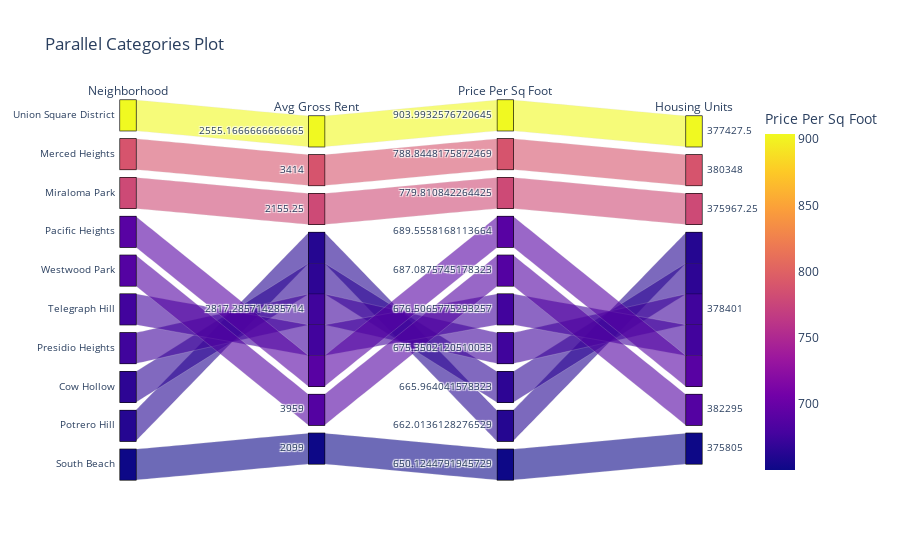

The cell this chart's notebook holds for it:
### Markdown cell above
### Create a parallel coordinates plot and parallel categories plot of most expensive neighborhoods in San Francisco per year

### Code cell
# Parallel Categories Plot

px.parallel_categories(
    sfo_most_expensive_sqr_foot,
        dimensions=["neighborhood", "gross_rent", "sale_price_sqr_foot", "housing_units"],
        labels={"neighborhood":"Neighborhood", "sale_price_sqr_foot":"Price Per Sq Foot", "housing_units":"Housing Units", "gross_rent":"Avg Gross Rent"},
        title="Parallel Categories Plot",
        color="sale_price_sqr_foot",
    )

### Figure 1 — Plotly figure (JSON) as saved in the notebook; plotly's stock layout.template omitted (floating-point values rounded to 4 significant figures)
{"data": [{"dimensions": [{"label": "Neighborhood", "values": ["Union Square District", "Merced Heights", "Miraloma Park", "Pacific Heights", "Westwood Park", "Telegraph Hill", "Presidio Heights", "Cow Hollow", "Potrero Hill", "South Beach"]}, {"label": "Avg Gross Rent", "values": [2555.0, 3414, 2155.0, 2817.0, 3959, 2817.0, 2817.0, 2817.0, 2817.0, 2099]}, {"label": "Price Per Sq Foot", "values": [904.0, 788.8, 779.8, 689.6, 687.1, 676.5, 675.4, 666.0, 662.0, 650.1]}, {"label": "Housing Units", "values": [377400.0, 380348, 376000.0, 378401, 382295, 378401, 378401, 378401, 378401, 375805]}], "domain": {"x": [0, 1], "y": [0, 1]}, "line": {"color": [904.0, 788.8, 779.8, 689.6, 687.1, 676.5, 675.4, 666.0, 662.0, 650.1], "coloraxis": "coloraxis"}, "name": "", "type": "parcats"}], "layout": {"autosize": true, "coloraxis": {"colorbar": {"title": {"text": "Price Per Sq Foot"}}, "colorscale": [[0, "#0d0887"], [0.1111, "#46039f"], [0.2222, "#7201a8"], [0.3333, "#9c179e"], [0.4444, "#bd3786"], [0.5556, "#d8576b"], [0.6667, "#ed7953"], [0.7778, "#fb9f3a"], [0.8889, "#fdca26"], [1, "#f0f921"]]}, "legend": {"tracegroupgap": 0}, "title": {"text": "Parallel Categories Plot"}}}
